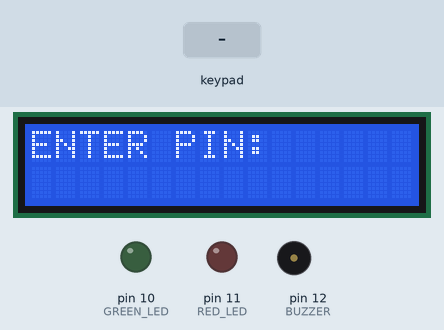
This sketch was run on a simulated Arduino Uno, built with avr-gcc and run on an emulated ATmega328P. Parts: 16×2 character LCD, output pins drawn as LEDs (lit = HIGH), buzzer (waves = sounding). The inputs (shaded band) are chosen by the test bench. What the sketch prints to the serial monitor is not drawn.

Above: at 1.2 s.
1.3 s: keypad keys 1 4 0 8 pressed 0.4 s apart
At 1.5 s:
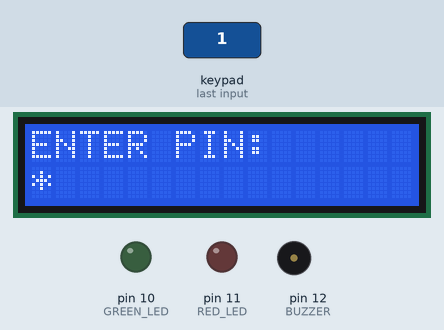
At 4.2 s:
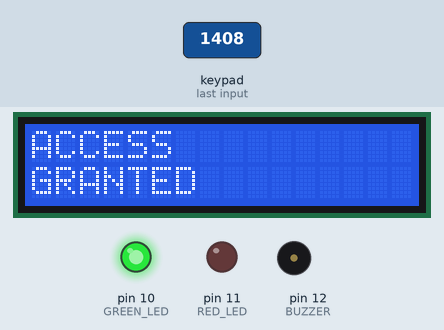
Timing chart, 0 to 14.0 s (numbered marks = the images above; inputs shaded):
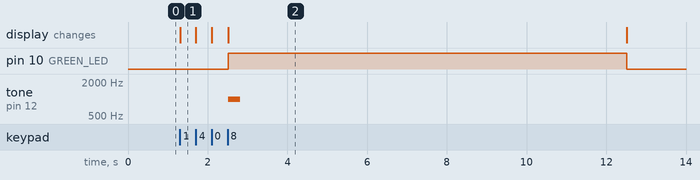

The sketch:

keypad_lcd_access_system.ino
```cpp
#include <Keypad.h>
#include <LiquidCrystal.h>

// LCD: RS, E, D4, D5, D6, D7
LiquidCrystal lcd(A0, A1, A2, A3, A4, A5);

// Keypad setup
const byte ROWS = 4;
const byte COLS = 4;

char keys[ROWS][COLS] = {
  {'1','2','3','A'},
  {'4','5','6','B'},
  {'7','8','9','C'},
  {'*','0','#','D'}
};

byte rowPins[ROWS] = {9, 8, 7, 6};
byte colPins[COLS] = {5, 4, 3, 2};

Keypad keypad = Keypad(
  makeKeymap(keys),
  rowPins,
  colPins,
  ROWS,
  COLS
);

#define GREEN_LED 10
#define RED_LED 11
#define BUZZER 12

String correctPin = "1408";
String enteredPin = "";

int wrongAttempts = 0;
bool locked = false;
unsigned long lockStart = 0;

void setup() {
  pinMode(GREEN_LED, OUTPUT);
  pinMode(RED_LED, OUTPUT);
  pinMode(BUZZER, OUTPUT);

  Serial.begin(9600);

  lcd.begin(16, 2);
  lcd.print("ENTER PIN:");

  Serial.println("Password Protected Access System");
  Serial.println("Enter PIN:");
}

void loop() {

  // Lock mode
  if (locked) {
    lcd.setCursor(0, 1);
    lcd.print("Wait ");
    lcd.print(10 - (millis() - lockStart) / 1000);
    lcd.print(" sec ");

    if (millis() - lockStart >= 10000) {
      locked = false;
      wrongAttempts = 0;

      lcd.clear();
      lcd.print("ENTER PIN:");

      Serial.println("System Unlocked");
    }
    return;
  }

  char key = keypad.getKey();

  if (key) {

    if (key >= '0' && key <= '9') {

      enteredPin += key;

      lcd.setCursor(0, 1);

      for (int i = 0; i < enteredPin.length(); i++) {
        lcd.print("*");
      }

      Serial.print("*");
    }

    if (enteredPin.length() == 4) {

      Serial.println();

      if (enteredPin == correctPin) {

        lcd.clear();
        lcd.print("ACCESS");
        lcd.setCursor(0, 1);
        lcd.print("GRANTED");

        digitalWrite(GREEN_LED, HIGH);
        digitalWrite(RED_LED, LOW);

        tone(BUZZER, 1000, 300);

        Serial.println("ACCESS GRANTED");

        delay(10000);

        digitalWrite(GREEN_LED, LOW);

        wrongAttempts = 0;
      }
      else {

        lcd.clear();
        lcd.print("ACCESS");
        lcd.setCursor(0, 1);
        lcd.print("DENIED");

        digitalWrite(RED_LED, HIGH);
        digitalWrite(GREEN_LED, LOW);

        tone(BUZZER, 500, 1000);

        Serial.println("ACCESS DENIED");

        delay(10000);

        digitalWrite(RED_LED, LOW);

        wrongAttempts++;

        if (wrongAttempts >= 3) {
          locked = true;
          lockStart = millis();

          lcd.clear();
          lcd.print("SYSTEM LOCKED");

          Serial.println("SYSTEM LOCKED FOR 10 SECONDS");
        }
      }

      enteredPin = "";

      if (!locked) {
        lcd.clear();
        lcd.print("ENTER PIN:");
      }
    }
  }
}
```

Measured:
- after the input at 1.3 s, pin 10 (GREEN_LED): LOW → HIGH after 1.2 s, → LOW 10.0 s later; tone on pin 12 (BUZZER): silent → 1000 Hz after 1.2 s, → silent 0.30 s later; the display: changes at once (image 1)
